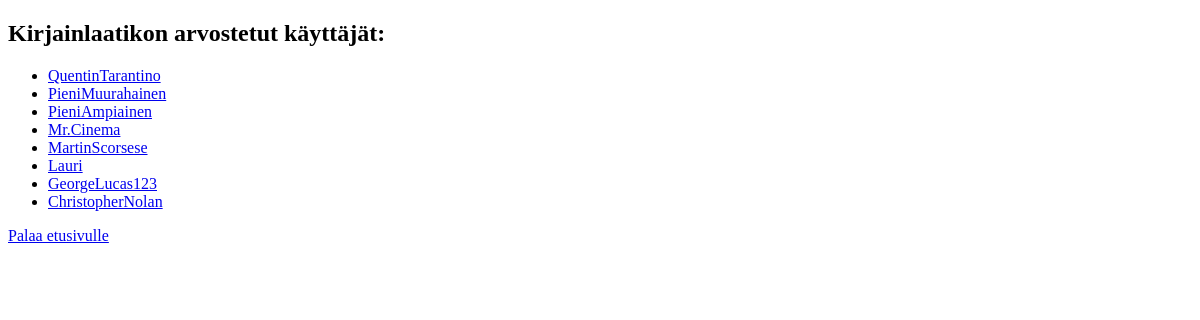
The app's page /all_users, older data.
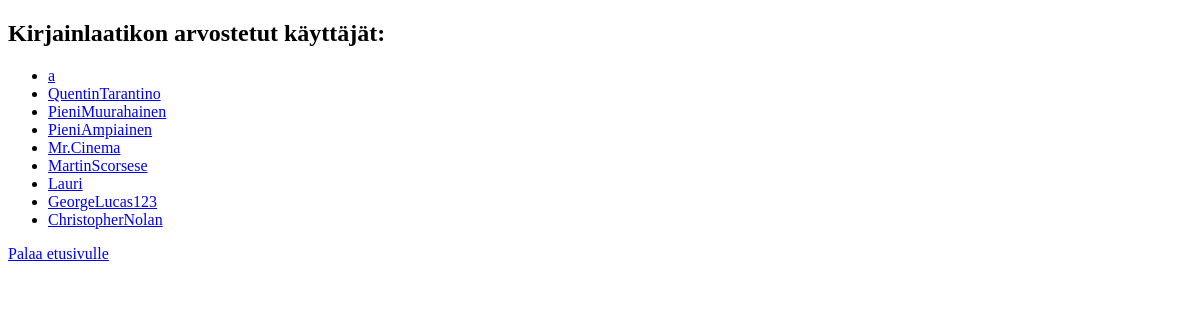
The same page, newer data.
### tables this page shows
CREATE TABLE users (
    id INTEGER PRIMARY KEY,
    username TEXT UNIQUE,
    password_hash TEXT
);

### app.py (the view)
@app.route("/all_users")
def all_users():
    guys = users.fetch_users()
    return render_template("all_users.html", users=guys)

### db.py (called while the page is built)
def get_connection():
    con = sqlite3.connect("database.db")
    con.execute("PRAGMA foreign_keys = ON")
    con.row_factory = sqlite3.Row
    return con

def query(sql, params=[]):
    con = get_connection()
    result = con.execute(sql, params).fetchall()
    con.close()
    return result

### users.py (called while the page is built)
def fetch_users():
    sql = """SELECT username, id
            FROM users
            ORDER BY username DESC"""
    res = db.query(sql)
    return res if res else None

### templates/all_users.html (shortened to what this page needs)
<!DOCTYPE html>
<html>
<head>
</head>
<body>
    <h2>
        Kirjainlaatikon arvostetut käyttäjät:
    </h2>
    {% if users %}
    <ul>
        {% for user in users %}
        <li><a href="/show_user/{{ user.id }}">{{ user.username }}</a></li>
        {% endfor %}
    </ul>
    {% else %}
    <p>
        Ei käyttäjiä (vielä?)
    </p>
    {% endif %}
    <p>
        <a href="/">Palaa etusivulle</a>
    </p>
</body>
</html>

Row changes from the older to the newer data that the page shows:
added users: username "a"
